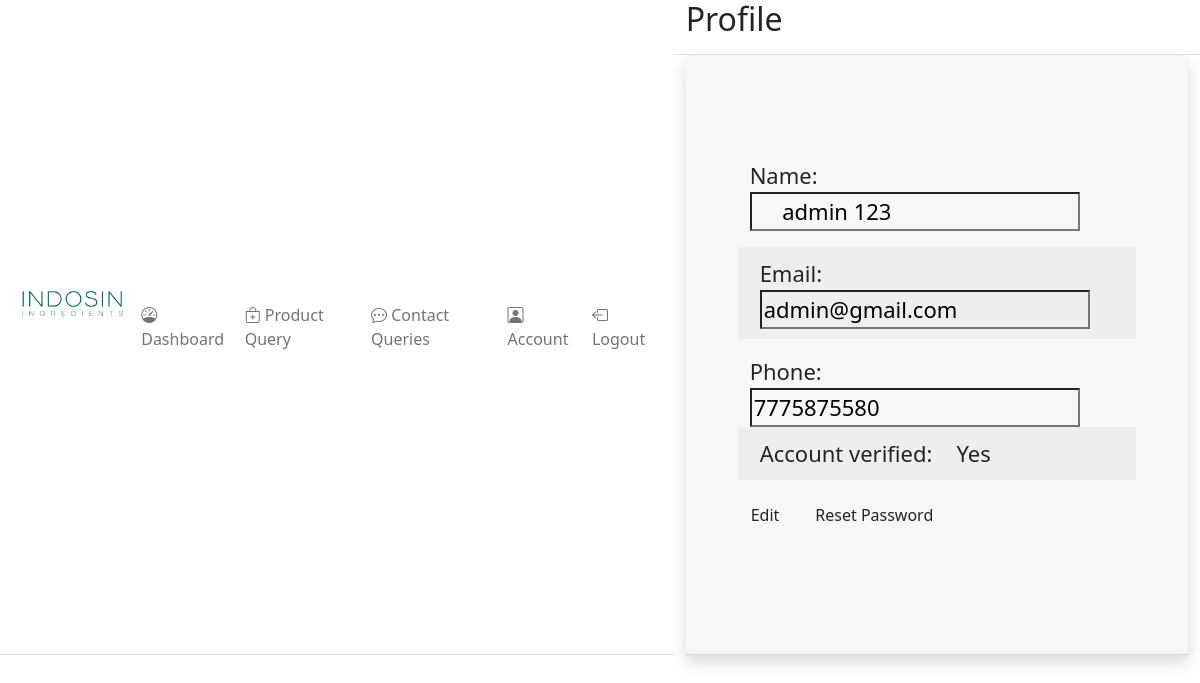
The app's page /frontend/user/profile.php (signed in) with its own data.
### tables this page shows
CREATE TABLE `users` (
  `id` int(11) NOT NULL,
  `name` text DEFAULT NULL,
  `email` varchar(50) NOT NULL,
  `phone` bigint(15) NOT NULL,
  `password` varchar(100) NOT NULL,
  `is_admin` int(11) NOT NULL DEFAULT 0 COMMENT ' 1-godfather, 2-super admin,3-admin, \r\n',
  `verification_code` text DEFAULT NULL,
  `forgot_token` text DEFAULT NULL,
  `verified` int(10) NOT NULL DEFAULT 0 COMMENT '0-No, 1-Yes',
  `user_block` int(10) NOT NULL DEFAULT 0 COMMENT '0-unblock, 1-block',
  `created_at` timestamp NOT NULL DEFAULT current_timestamp(),
  `updated_at` timestamp NULL DEFAULT NULL ON UPDATE current_timestamp(),
  `deleted_at` timestamp NULL DEFAULT NULL
);

### frontend/user/profile.php (the view, shortened to what this page needs)
<?php
    include("../../backend/config.php");
    if (!isset($_SESSION["is_admin"])) {
        header("location: ../login.php");
    }
    else{
        $stmt="SELECT * FROM users WHERE id=(?) AND is_admin=(?) LIMIT 1";
        $sql=mysqli_prepare($conn, $stmt);
        $is_admin=1;
        mysqli_stmt_bind_param($sql,"ii",$_SESSION["admin_id"],$is_admin);
        $result=mysqli_stmt_execute($sql);
        if (!empty($result) && isset($result)){
            $data= mysqli_stmt_get_result($sql);
            $row=mysqli_fetch_array($data);
                ?>
                <?php
        }
    }
?>
<!DOCTYPE html>
<html lang="en">
<head>
<?php require('./user_components/header_links.php'); ?>
</head>
<body>
    <div class="d-flex flex-column flex-lg-row h-lg-full bg-surface-secondary">
        <?php require('./user_components/side_bar.php'); ?>
        <div class="h-screen flex-grow-1 overflow-y-lg-auto">
            <header class="bg-surface-primary border-bottom pt-6">
                <div class="container-fluid">
                    <div class="mb-npx">
                        <div class="row align-items-center">
                            <div class="col-sm-6 col-8 mb-4 mb-sm-0">
                                <h1 class="h2 mb-0 ls-tight mb-3">Profile</h1>
                            </div>
                        </div>
                    </div>
                </div>
            </header>
            <main class="py-6 bg-surface-secondary">
                <div class="container-fluid">
                    <div class="card shadow border-0 mb-7">
                        <div class="card-header">
                        <div class="container-fluid p-sm-5 my-5" style="font-size: 22px;">
                            <form action="../../backend/user/updated_details.php" method="post">
                                <div class="row mb-3">
                                    <div class="col-auto text-center">
                                        Name:
                                    </div>
                                    <div class="col-auto">
                                       <input type="text" id="username" readonly style="background-color: transparent; outline: none;"
                                       name="name" value=" <?php echo $row["name"];?>">
                                    </div>
                                </div>
                                <div class="row mb-3" style="background-color: #EEEEEE; padding: 10px;">
                                    <div class="col-auto text-center">
                                        Email:
                                    </div>
                                    <div class="col-auto" style="min-width: fit-content;">
                                        <input type="email" style="background-color: transparent; outline: none;" name="email" readonly value="<?php echo $row["email"];?>">
                                    </div>
                                </div>
                                <div class="row mb-v">
                                    <div class="col-auto text-center">
                                        Phone:
                                    </div>
                                    <div class="col-auto">
                                        <input type="tel" id="userphone" readonly minlength="10" style="background-color: transparent; outline: none;" name="phone" value="<?php echo $row['phone'];?>">
                                    </div>
                                </div>
                                <div class="row mb-3" style="background-color: #EEEEEE; padding: 10px;">
                                    <div class="col-auto text-center">
                                        Account verified:
                                    </div>
                                    <div class="col-auto">
                                        <?php echo $row['verified']==1?"Yes":"No";?>
                                    </div>
                                </div>
                                <div class="row mb-3">
                                    <button class="btn btn-neutral col-auto" style="margin-right: 10px;" onclick="make_editable()" type="button" id="editbtn">Edit</button>
                                    <a class="btn btn-neutral col-auto" href="../enter_mail.php" id="resetbtn">Reset Password</a>
                                </div>
                            </form>
                        </div>
                        </div>
                    </div>
                </div>
            </main>
        </div>
    </div>
</body>
</html>

### records on screen
users: name "admin 123", email "admin@gmail.com", phone "7775875580"
